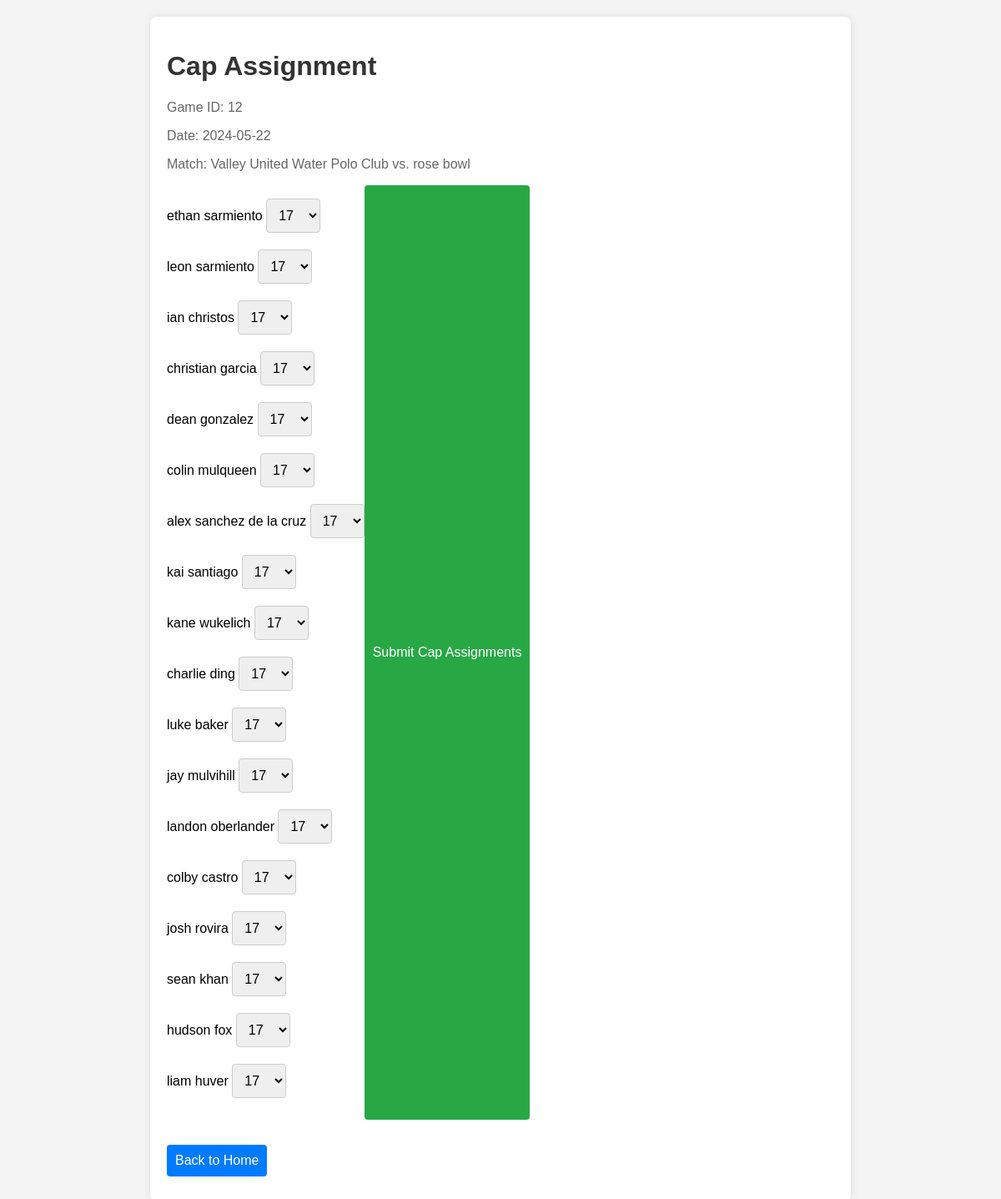
The app's page /cap_assignment/12 with its own data.
### tables this page shows
CREATE TABLE games 
(
game_id INTEGER PRIMARY KEY AUTOINCREMENT,
game_date  DATE,
my_team_id INTEGER,
opponent_team  TEXT,
opponent_team_level  TEXT,
FOREIGN KEY (my_team_id) REFERENCES teams(team_id)
);

CREATE TABLE players
(
player_id INTEGER PRIMARY KEY AUTOINCREMENT,
last_name TEXT,
first_name TEXT,
hs_team_id INTEGER,
club_team_id INTEGER,
FOREIGN KEY (hs_team_id) REFERENCES teams(team_id),
FOREIGN KEY (club_team_id) REFERENCES teams(team_id)
);

### app.py (the view, shortened to what this page needs)
@app.route('/cap_assignment/<int:game_id>', methods=['GET', 'POST'])
def cap_assignment(game_id):
    db = get_db()
    cursor = db.cursor()
    cursor.execute("SELECT game_date, opponent_team FROM games WHERE game_id = ?", (game_id,))
    game = cursor.fetchone()
    game_date, opponent_team = game
    cursor.execute("SELECT player_id, first_name, last_name FROM players WHERE club_team_id = 239")
    players = cursor.fetchall()
    cursor.execute("""
        SELECT caps.cap_id, caps.cap_number
        FROM caps
        WHERE caps.cap_id NOT IN (SELECT cap_id FROM cap_assignment WHERE game_id = ?)
    """, (game_id,))
    available_caps = cursor.fetchall()
    return render_template('cap_assignment.html', game_id=game_id, game_date=game_date,
                           opponent_team=opponent_team, players=players, available_caps=available_caps)

### app.py (called while the page is built)
def get_db():
    db = getattr(g, '_database', None)
    if db is None:
        db = g._database = sqlite3.connect(DATABASE)
    return db

@app.teardown_appcontext
def close_connection(exception):
    db = getattr(g, '_database', None)
    if db is not None:
        db.close()

### templates/cap_assignment.html (shortened to what this page needs)
<!DOCTYPE html>
<html>
<head>
    <link rel="stylesheet" type="text/css" href="{{ url_for('static', filename='css/styles.css') }}">
</head>
<body>
    <div class="container">
        <h1>Cap Assignment</h1>
        <p>Game ID: {{ game_id }}</p>
        <p>Date: {{ game_date }}</p>
        <p>Match: Valley United Water Polo Club vs. {{ opponent_team }}</p>
        <form method="POST">
            <ul>
                {% for player in players %}
                <li>
                    {{ player[1] }} {{ player[2] }}
                    <select name="{{ player[0] }}">
                        {% for cap in available_caps %}
                        <option value="{{ cap[0] }}">{{ cap[1] }}</option>
                        {% endfor %}
                    </select>
                </li>
                {% endfor %}
            </ul>
            <button type="submit">Submit Cap Assignments</button>
        </form>
        <button onclick="location.href='{{ url_for('index') }}'">Back to Home</button>
    </div>
</body>
</html>

### static/css/styles.css (style rules this page uses)
body { font-family: Arial, sans-serif; margin: 20px; background-color: #f4f4f4; }
h1, h2, h3 { color: #333; }
p { color: #666; }
form { display: flex; flex-wrap: wrap; margin-bottom: 20px; }
input, select, button { padding: 10px; margin-bottom: 10px; border: 1px solid #ccc; border-radius: 4px; font-size: 16px; }
button { background-color: #007BFF; color: white; border: none; cursor: pointer; }
button[type="submit"] { background-color: #28a745; }
ul { list-style-type: none; padding: 0; }
li { margin-bottom: 10px; }
.container { max-width: 800px; margin: auto; padding: 20px; background-color: white; box-shadow: 0 0 10px rgba(0, 0, 0, 0.1); border-radius: 8px; }

### records on screen
games: game_date "2024-05-22", opponent_team "rose bowl"
players: first_name "ethan", last_name "sarmiento"
players: first_name "leon", last_name "sarmiento"
players: first_name "ian", last_name "christos"
players: first_name "christian", last_name "garcia"
players: first_name "dean", last_name "gonzalez"
players: first_name "colin", last_name "mulqueen"
players: first_name "alex", last_name "sanchez de la cruz"
players: first_name "kai", last_name "santiago"
players: first_name "kane", last_name "wukelich"
players: first_name "charlie", last_name "ding"
players: first_name "luke", last_name "baker"
players: first_name "jay", last_name "mulvihill"
players: first_name "landon", last_name "oberlander"
players: first_name "colby", last_name "castro"
players: first_name "josh", last_name "rovira"
players: first_name "sean", last_name "khan"
players: first_name "hudson", last_name "fox"
players: first_name "liam", last_name "huver"

### other values on screen
{{ game_id }} "12"
form field value "17"
